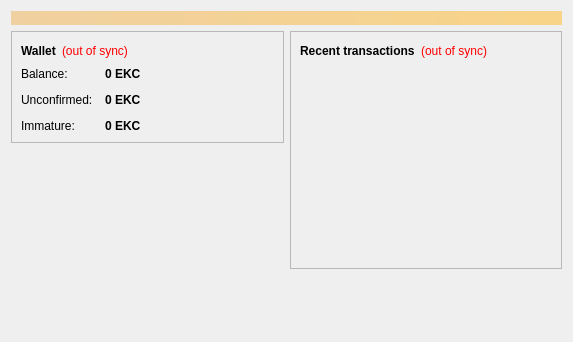
<?xml version="1.0" encoding="UTF-8"?>
<ui version="4.0">
 <class>OverviewPage</class>
 <widget class="QWidget" name="OverviewPage">
  <property name="geometry">
   <rect>
    <x>0</x>
    <y>0</y>
    <width>573</width>
    <height>342</height>
   </rect>
  </property>
  <property name="windowTitle">
   <string>Form</string>
  </property>
  <layout class="QVBoxLayout" name="topLayout">
   <item>
    <widget class="QLabel" name="labelAlerts">
     <property name="visible">
      <bool>false</bool>
     </property>
     <property name="styleSheet">
      <string notr="true">background-color: qlineargradient(x1: 0, y1: 0, x2: 1, y2: 0, stop:0 #F0D0A0, stop:1 #F8D488); color:#000000;</string>
     </property>
     <property name="wordWrap">
      <bool>true</bool>
     </property>
     <property name="margin">
      <number>3</number>
     </property>
    </widget>
   </item>
   <item>
    <layout class="QHBoxLayout" name="horizontalLayout" stretch="1,1">
     <item>
      <layout class="QVBoxLayout" name="verticalLayout_2">
       <item>
        <widget class="QFrame" name="frame">
         <property name="frameShape">
          <enum>QFrame::StyledPanel</enum>
         </property>
         <property name="frameShadow">
          <enum>QFrame::Raised</enum>
         </property>
         <layout class="QVBoxLayout" name="verticalLayout_4">
          <item>
           <layout class="QHBoxLayout" name="horizontalLayout_4">
            <item>
             <widget class="QLabel" name="label_5">
              <property name="font">
               <font>
                <weight>75</weight>
                <bold>true</bold>
               </font>
              </property>
              <property name="text">
               <string>Wallet</string>
              </property>
             </widget>
            </item>
            <item>
             <widget class="QLabel" name="labelWalletStatus">
              <property name="toolTip">
               <string>The displayed information may be out of date. Your wallet automatically synchronizes with the Ekocoin network after a connection is established, but this process has not completed yet.</string>
              </property>
              <property name="styleSheet">
               <string notr="true">QLabel { color: red; }</string>
              </property>
              <property name="text">
               <string notr="true">(out of sync)</string>
              </property>
              <property name="alignment">
               <set>Qt::AlignLeading|Qt::AlignLeft|Qt::AlignVCenter</set>
              </property>
             </widget>
            </item>
            <item>
             <spacer name="horizontalSpacer_2">
              <property name="orientation">
               <enum>Qt::Horizontal</enum>
              </property>
              <property name="sizeHint" stdset="0">
               <size>
                <width>40</width>
                <height>20</height>
               </size>
              </property>
             </spacer>
            </item>
           </layout>
          </item>
          <item>
           <layout class="QFormLayout" name="formLayout_2">
            <property name="fieldGrowthPolicy">
             <enum>QFormLayout::AllNonFixedFieldsGrow</enum>
            </property>
            <property name="horizontalSpacing">
             <number>12</number>
            </property>
            <property name="verticalSpacing">
             <number>12</number>
            </property>
            <item row="0" column="0">
             <widget class="QLabel" name="label">
              <property name="text">
               <string>Balance:</string>
              </property>
             </widget>
            </item>
            <item row="0" column="1">
             <widget class="QLabel" name="labelBalance">
              <property name="font">
               <font>
                <weight>75</weight>
                <bold>true</bold>
               </font>
              </property>
              <property name="cursor">
               <cursorShape>IBeamCursor</cursorShape>
              </property>
              <property name="toolTip">
               <string>Your current balance</string>
              </property>
              <property name="text">
               <string notr="true">0 EKC</string>
              </property>
              <property name="textInteractionFlags">
               <set>Qt::LinksAccessibleByMouse|Qt::TextSelectableByKeyboard|Qt::TextSelectableByMouse</set>
              </property>
             </widget>
            </item>
            <item row="1" column="0">
             <widget class="QLabel" name="label_3">
              <property name="text">
               <string>Unconfirmed:</string>
              </property>
             </widget>
            </item>
            <item row="1" column="1">
             <widget class="QLabel" name="labelUnconfirmed">
              <property name="font">
               <font>
                <weight>75</weight>
                <bold>true</bold>
               </font>
              </property>
              <property name="cursor">
               <cursorShape>IBeamCursor</cursorShape>
              </property>
              <property name="toolTip">
               <string>Total of transactions that have yet to be confirmed, and do not yet count toward the current balance</string>
              </property>
              <property name="text">
               <string notr="true">0 EKC</string>
              </property>
              <property name="textInteractionFlags">
               <set>Qt::LinksAccessibleByMouse|Qt::TextSelectableByKeyboard|Qt::TextSelectableByMouse</set>
              </property>
             </widget>
            </item>
            <item row="2" column="0">
             <widget class="QLabel" name="labelImmatureText">
              <property name="text">
               <string>Immature:</string>
              </property>
             </widget>
            </item>
            <item row="2" column="1">
             <widget class="QLabel" name="labelImmature">
              <property name="font">
               <font>
                <weight>75</weight>
                <bold>true</bold>
               </font>
              </property>
              <property name="toolTip">
               <string>Mined balance that has not yet matured</string>
              </property>
              <property name="text">
               <string notr="true">0 EKC</string>
              </property>
              <property name="textInteractionFlags">
               <set>Qt::LinksAccessibleByMouse|Qt::TextSelectableByKeyboard|Qt::TextSelectableByMouse</set>
              </property>
             </widget>
            </item>
           </layout>
          </item>
         </layout>
        </widget>
       </item>
       <item>
        <spacer name="verticalSpacer">
         <property name="orientation">
          <enum>Qt::Vertical</enum>
         </property>
         <property name="sizeHint" stdset="0">
          <size>
           <width>20</width>
           <height>40</height>
          </size>
         </property>
        </spacer>
       </item>
      </layout>
     </item>
     <item>
      <layout class="QVBoxLayout" name="verticalLayout_3">
       <item>
        <widget class="QFrame" name="frame_2">
         <property name="frameShape">
          <enum>QFrame::StyledPanel</enum>
         </property>
         <property name="frameShadow">
          <enum>QFrame::Raised</enum>
         </property>
         <layout class="QVBoxLayout" name="verticalLayout">
          <item>
           <layout class="QHBoxLayout" name="horizontalLayout_2">
            <item>
             <widget class="QLabel" name="label_4">
              <property name="text">
               <string>&lt;b&gt;Recent transactions&lt;/b&gt;</string>
              </property>
             </widget>
            </item>
            <item>
             <widget class="QLabel" name="labelTransactionsStatus">
              <property name="toolTip">
               <string>The displayed information may be out of date. Your wallet automatically synchronizes with the Ekocoin network after a connection is established, but this process has not completed yet.</string>
              </property>
              <property name="styleSheet">
               <string notr="true">QLabel { color: red; }</string>
              </property>
              <property name="text">
               <string notr="true">(out of sync)</string>
              </property>
              <property name="alignment">
               <set>Qt::AlignRight|Qt::AlignTrailing|Qt::AlignVCenter</set>
              </property>
             </widget>
            </item>
            <item>
             <spacer name="horizontalSpacer">
              <property name="orientation">
               <enum>Qt::Horizontal</enum>
              </property>
              <property name="sizeHint" stdset="0">
               <size>
                <width>40</width>
                <height>20</height>
               </size>
              </property>
             </spacer>
            </item>
           </layout>
          </item>
          <item>
           <widget class="QListView" name="listTransactions">
            <property name="styleSheet">
             <string notr="true">QListView { background: transparent; }</string>
            </property>
            <property name="frameShape">
             <enum>QFrame::NoFrame</enum>
            </property>
            <property name="verticalScrollBarPolicy">
             <enum>Qt::ScrollBarAlwaysOff</enum>
            </property>
            <property name="horizontalScrollBarPolicy">
             <enum>Qt::ScrollBarAlwaysOff</enum>
            </property>
            <property name="selectionMode">
             <enum>QAbstractItemView::NoSelection</enum>
            </property>
           </widget>
          </item>
         </layout>
        </widget>
       </item>
       <item>
        <spacer name="verticalSpacer_2">
         <property name="orientation">
          <enum>Qt::Vertical</enum>
         </property>
         <property name="sizeHint" stdset="0">
          <size>
           <width>20</width>
           <height>40</height>
          </size>
         </property>
        </spacer>
       </item>
      </layout>
     </item>
    </layout>
   </item>
  </layout>
 </widget>
 <resources/>
 <connections/>
</ui>
